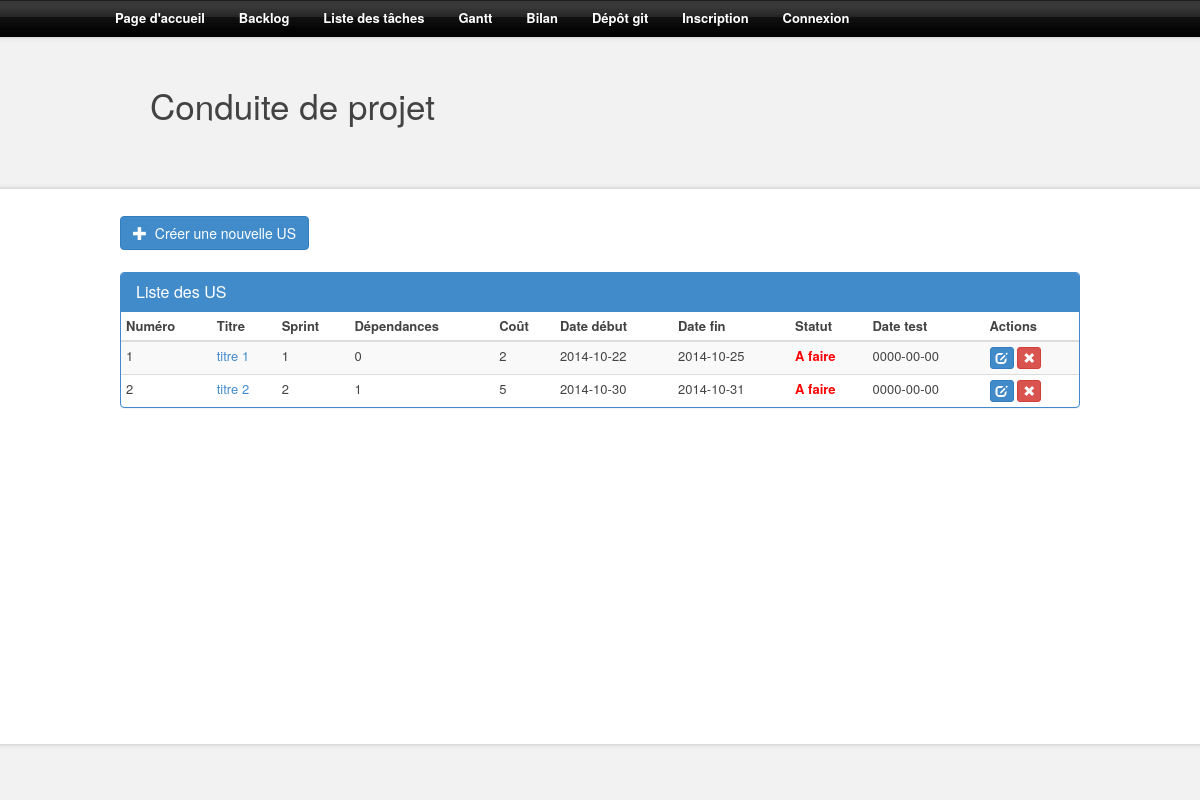
Page /backlog.php on the earlier database version.
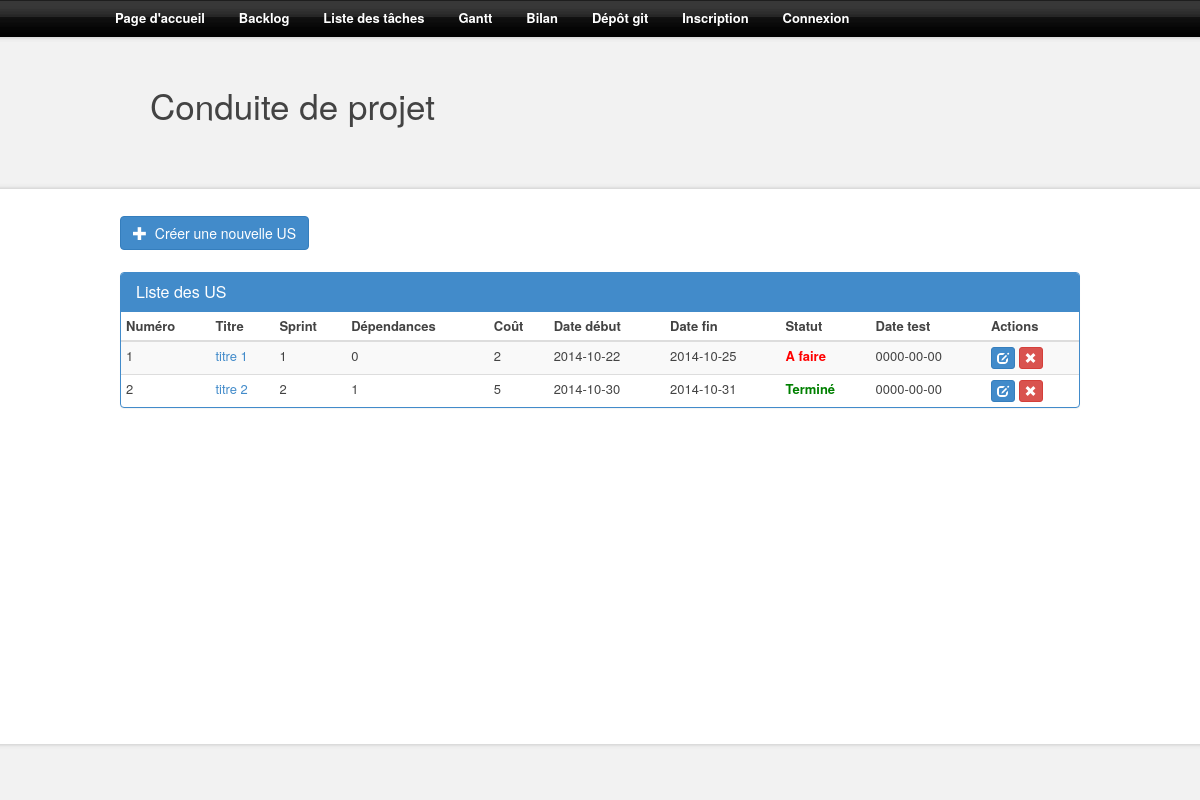
Same page on the later database version.
### tables this page shows
CREATE TABLE IF NOT EXISTS `us` (
  `ID` int(11) NOT NULL AUTO_INCREMENT,
  `titre` text NOT NULL,
  `description` text NOT NULL,
  `projet` int(11) NOT NULL,
  `sprint` int(11) NOT NULL,
  `cout` int(11) NOT NULL,
  `dependances` text NOT NULL,
  `statut` int(11) NOT NULL,
  `date_debut` date NOT NULL,
  `date_fin` date NOT NULL,
  `date_test` date NOT NULL,
  `ID_test` int(11) NOT NULL,
  `description_test` text NOT NULL,
  `ID_git` int(11) NOT NULL,
  PRIMARY KEY (`ID`)
);

### src/bdd/bdd.php (called while the page is built, shortened)
<?php
class BDD
{
	private $PDOInstance = null;
	private static $instance = null;
	private function __construct()
	{
		$this->PDOInstance = new PDO('mysql:dbname='.self::DEFAULT_SQL_DTB.';host='.self::DEFAULT_SQL_HOST,self::DEFAULT_SQL_USER ,self::DEFAULT_SQL_PASS);
	}
	public static function getConnection()
	{
		if(is_null(self::$instance))
		{
			self::$instance = new BDD();
		}
		return self::$instance;
	}
	public function query($query)
	{
		return $this->PDOInstance->query($query);
	}
}
?>

### src/modeles/modele_backlog.php (called while the page is built)
<?php
include('bdd/bdd.php');
class Modele
{
	public function get_backlog()
	{
		return BDD::getConnection()->query('SELECT * FROM us');
	}
}

### src/controleurs/controleur_backlog.php (the view, shortened to what this page needs)
<?php
class Controleur
{
	private $modele;
	public function __construct()
	{
		$this->modele = new Modele();
	}
	public function build_table()
	{
		foreach($this->modele->get_backlog() as $ligne_backlog)
		{
			$this->build_line($ligne_backlog);
		}
	}
	private function build_line($ligne)
	{
		if($ligne['statut'] == 0)
		{ $ligne['statut'] = '<span class="afaire">A faire</span>'; }
		else if($ligne['statut'] == 1)
		{ $ligne['statut'] = '<span class="encours">En cours</span>'; }
		else
		{ $ligne['statut'] = '<span class="termine">Terminé</span>'; }
		?>
		<tr>
			<td><?php echo $ligne['ID']; ?></td>
			<td><a href="us.php?ID=<?php echo $ligne['ID']; ?>"><?php echo $ligne['titre']; ?></a></td>
			<td><?php echo $ligne['sprint']; ?></td>
			<td><?php echo $ligne['dependances']; ?></td>
			<td><?php echo $ligne['cout']; ?></td>
			<td><?php echo $ligne['date_debut']; ?></td>
			<td><?php echo $ligne['date_fin']; ?></td>
			<td><?php echo $ligne['statut']; ?></td>
			<td><?php echo $ligne['date_test']; ?></td>
			<td>
				<a href="modifier_us.php?us=<?php echo $ligne['ID']; ?>" class="btn btn-xs btn-primary"><span class="glyphicon glyphicon-edit"></span></a>
				<a href="supprimer_us.php?us=<?php echo $ligne['ID']; ?>" class="btn btn-xs btn-danger"><span class="glyphicon glyphicon-remove"></span></a>
			</td>
		</tr>
		<?php
	}
}

### src/structure/haut_design.php (shortened to what this page needs)
<!DOCTYPE html PUBLIC "-//W3C//DTD XHTML 1.0 Strict//EN" "http://www.w3.org/TR/xhtml1/DTD/xhtml1-strict.dtd">
<html xmlns="http://www.w3.org/1999/xhtml" xml:lang="fr" lang="fr">
	<head>
		<link rel="stylesheet" media="screen" type="text/css" title="Design" href="structure/design/style.css" />
		<link href="bootstrap/css/bootstrap.css" rel="stylesheet">
	</head>
	<body>
		<div id="background_bas">
			<div id="background_haut">
				<div id="menu">
					<a href="index.php">Page d'accueil</a>
					<a href="backlog.php">Backlog</a>
					<a href="taches.php">Liste des tâches</a>
					<a href="gantt.php">Gantt</a>
					<a href="bilan.php">Bilan</a>
					<a href="depot.php">Dépôt git</a>
					<a href="inscription.php">Inscription</a>
					<a href="connexion.php">Connexion</a>
				</div>
				<div id="banniere">
					<h1>Conduite de projet</h1>
				</div>
				<div id="corps">
					<div id="texte">

### src/backlog.php
<?php
include("structure/haut_design.php");
include("modeles/modele_backlog.php");
include("controleurs/controleur_backlog.php");
?>
<a href="#" class="btn btn-primary"><span class="glyphicon glyphicon-plus"></span>  Créer une nouvelle US</a>
<br /><br />
<div class="row">
	<section class="col-sm-12">
		<div class="panel panel-primary">
			<table class="table table-striped table-condensed">
				<div class="panel-heading">
					<h3 class="panel-title">Liste des US</h3>
				</div>
				<thead>
					<tr>
						<th>Numéro</th>
						<th>Titre</th>
						<th>Sprint</th>
						<th>Dépendances</th>
						<th>Coût</th>
						<th>Date début</th>
						<th>Date fin</th>
						<th>Statut</th>
						<th>Date test</th>
						<th>Actions</th>
					</tr>
				</thead>
				<tbody>
					<?php $controleur->build_table(); ?>
				</tbody>
			</table>
		</div>
	</section>
</div>
<?php include("structure/bas_design.php"); ?>

### src/structure/bas_design.php (shortened to what this page needs)
					</div>
				</div>
				<div style="height : 80px;"></div>
			</div>
		</div>
	</body>
</html>

### src/structure/design/style.css (style rules this page uses)
html, body { height : 100%; margin : 0px; padding : 0px; font-family : Trebuchet MS , sans-serif; }
#corps { width : 1000px; margin : auto; }
#background_haut { height : 100%; background : url("background_haut.png") top center repeat-x; }
#background_bas { min-height : 100%; background : url("background_bas.png") bottom center repeat-x; }
#banniere { width : 1000px; height : 180px; margin : auto; }
#banniere h1 { float : left; font-size : 35px; margin-top : 50px; margin-left : 50px; margin-bottom : 10px; color : #434343; }
#texte { padding : 20px; padding-top : 0px; text-align : justify; font-size : 13px; color : #434343; line-height : 22px; }
a { color : #007a99; text-decoration : none; }
#menu { width : 1000px; height : 36px; text-align : left; padding-top : 7px; margin : auto; }
#menu a { padding-right : 15px; padding-left : 15px; font-size : 13px; font-weight : bold; color : white; }
.afaire { font-weight : bold; color : red; }
.termine { font-weight : bold; color : green; }

Differences in the rows shown:
changed us "titre 2": text "A faire" → "Terminé"
